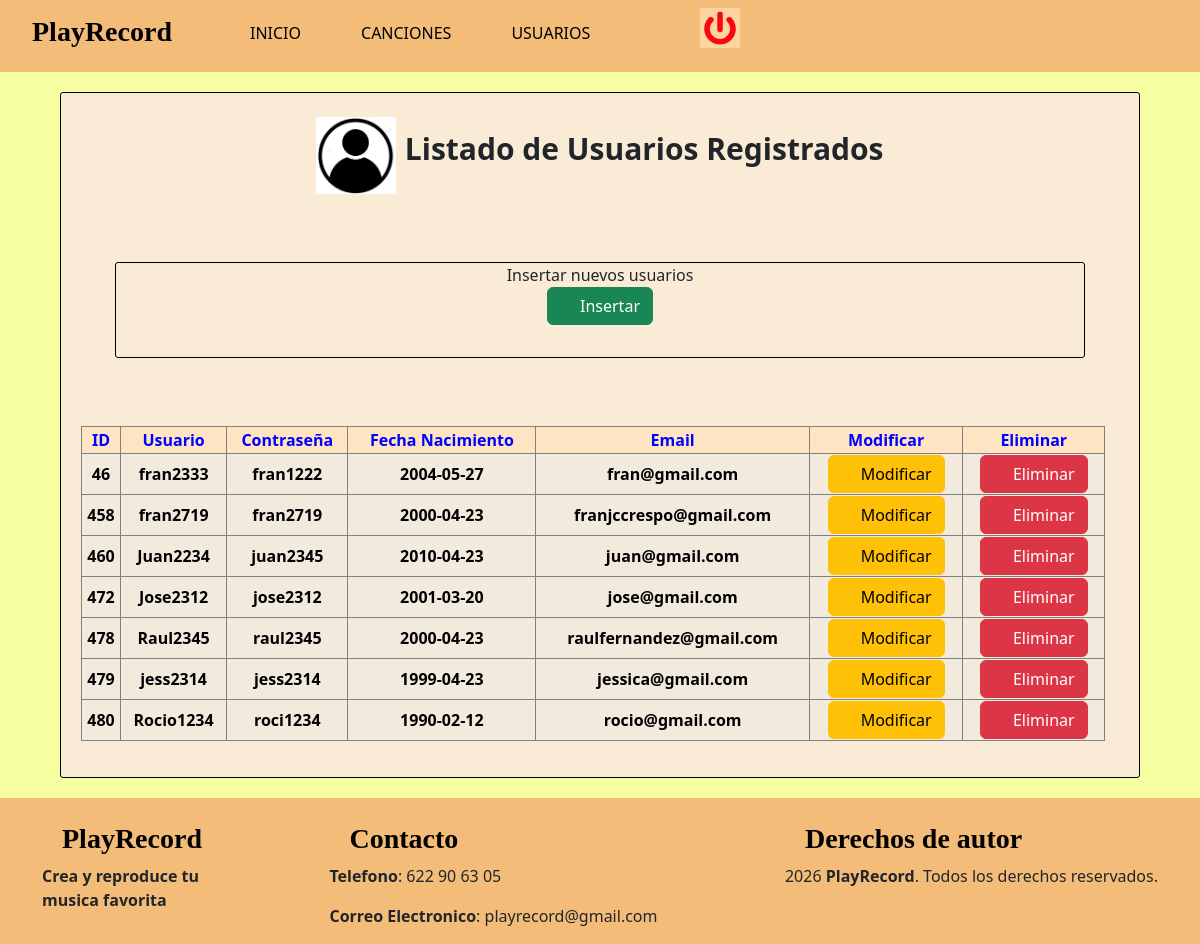
The page /admin/listado_usuarios.php on the database its author committed.
### tables this page shows
CREATE TABLE `usuarios` (
  `id` int NOT NULL,
  `usuario` varchar(10) NOT NULL,
  `contraseña` varchar(100) NOT NULL,
  `fecha_nacimiento` date NOT NULL,
  `email` varchar(50) NOT NULL,
  `tipo` varchar(100) NOT NULL
);

### admin/basededatos.php (called while the page is built, shortened)
<?php
class basededatos
{
  public $conn;
  public function __construct()
  {
    $config = parse_ini_file('configuracion.ini');
    try {
      $opc = array(PDO::MYSQL_ATTR_INIT_COMMAND => "SET NAMES utf8");
      $dsn = 'mysql:host=' . $config['server'] . ';dbname=' . $config['base'];
      $this->conn = new PDO($dsn, $config['user'], $config['pass'], $opc);
      $this->conn->setAttribute(PDO::ATTR_ERRMODE, PDO::ERRMODE_EXCEPTION);
    } catch (Exception $ex) {
      throw $ex;
    }
  }
  public function ejecutaConsulta($sql)
  {
    try {
      $resultado = null;
      if (isset($this->conn)) {
        $resultado = $this->conn->query($sql);
      }
      return $resultado;
    } catch (Exception $ex) {
      throw $ex;
    }
  }
}
?>

### admin/controladores/ControladorUsuario.php (called while the page is built, shortened)
<?php
include './basededatos.php';
class ControladorUsuario
{
    public function listadoUsuarios()
    {
        $basededatos = new basededatos();
        $sql = "SELECT * FROM usuarios";
        $resultado = $basededatos->ejecutaConsulta($sql);
        if ($resultado) {
            $datos = $resultado->FetchAll();
            return $datos;
        }
    }
}
?>

### admin/listado_usuarios.php (the view, shortened to what this page needs)
<!DOCTYPE html>
<html lang="en">
<head>
  <link type="text/css" rel="stylesheet" href="https://cdn.jsdelivr.net/npm/bootstrap@5/dist/css/bootstrap.min.css">
  <link href="./css/estilos.css" rel="stylesheet">
  <link href="./css/diseñoListadoUsuarios.css" rel="stylesheet">
  <?php
  include 'barra.php';
  include './controladores/ControladorUsuario.php';
  ?>
</head>
<body>
  <div id="contenedor">
    <div><br>
      <img src="./img/imagen.jpg" id="imagen1">&nbsp;
      <b id="titulo">Listado de Usuarios Registrados</b>
    </div>
    <br><br>
    <div id="listadoUsuarios">
      <div class="form-group cold-md-3" id="contenedor">Insertar nuevos usuarios
        <a href="./insertar_usuario.php">
          <button type="submit" id="boton" value="insertar" class="btn btn-success">
            <iconify-icon icon="material-symbols-light:save-as-outline" class="d-inline-block align-top"
              id="iconoInsertar">
            </iconify-icon>Insertar</button>
        </a>
      </div>
      <br><br>
      <table id="tablausuarios">
        <thead class="thead-dark">
          <tr>
            <th class="id">ID</th>
            <th class="usuario">Usuario</th>
            <th class="contraseña">Contraseña</th>
            <th class="fecha">Fecha Nacimiento</th>
            <th class="email">Email</th>
            <th class="modificar">Modificar</th>
            <th class="eliminar">Eliminar</th>
          </tr>
        </thead>
        <tbody>
          <?php
          $consultaSelect = new ControladorUsuario();
          $usuarios = $consultaSelect->listadoUsuarios();
          foreach ($usuarios as $usuario) {
            echo "<tr>
                     <th id = 'id'>" . $usuario['id'] . "</th>",
              "<th id = 'usuario'>" . $usuario['usuario'] . "</th>",
              "<th id = 'contraseña'>" . $usuario['contraseña'] . "</th>",
              "<th id = 'fecha'>" . $usuario['fecha_nacimiento'] . "</th>",
              "<th id = 'correo'>" . $usuario['email'] . "</th>",
              "<th id = 'botonModificar'>
                       <a href='modificar_usuario.php?id=" . $usuario['id'] . "' class='btn btn-warning'>
                        <iconify-icon icon='material-symbols:save-as-outline' class='d-inline-block align-top' id = 'iconoModificar'>
                        </iconify-icon>Modificar
                      </a>
                    </th>
                    <th id = 'botonEliminar'>
                       <a href='eliminar_usuario.php?id=" . $usuario['id'] . "' class='btn btn-danger'
                       onclick='return confirm(\"¿Estas seguro de que quieres borrar este usuario?\");'>
                        <iconify-icon icon='bi:trash' class='d-inline-block align-top' id = 'iconoEliminar'>
                        </iconify-icon>Eliminar
                      </a>
                    </th>";
          }
          ?>
        </tbody>
      </table>
    </div>
  </div>
  <?php
  include 'footer.php';
  ?>
</body>
</html>

### admin/css/estilos.css (style rules this page uses)
body { background-color: azure; }
a { text-decoration: none; }
#tablausuarios { width: 95%; border-radius: 3px; margin-left: 20px; }
.id, .usuario, .contraseña, .fecha, .correo, .tipo { color: blue; background-color: bisque; border: 1px solid gray; height: 20px; border-radius: 3px; text-align: center; }
#id, #user, #contra, #fecha, #email, #tipo_usuario { text-align: left; color: black; background-color: rgb(243, 234, 222); border: 1px solid gray; border-radius: 3px; text-align: center; }
#iconoInsertar { width: 20px; height: 20px; }
#imagen1 { width: 80px; }
#titulo { font-size: 30px; }
thead { border-radius: 3px; }
tr { border: 1px solid gray; }
.id, .usuario, .contraseña, .fecha, .correo, .tipo, .modificar { color: blue; background-color: bisque; border: 1px solid gray; height: 20px; border-radius: 3px; text-align: center; }
#id, #usuario, #contraseña, #fecha, #correo, #tipo, #modificar { text-align: left; color: black; }
#botonModificar { color: black; background-color: rgb(243, 234, 222); border: 1px solid gray; border-radius: 3px; text-align: center; }
.id, .usuario, .contraseña, .fecha, .email, .tipo, .eliminar { color: blue; background: bisque; border: 1px solid gray; height: 20px; border-radius: 3px; text-align: center; }
#id, #usuario, #contraseña, #fecha, #correo, #tipo, #eliminar { text-align: left; color: black; color: rgb(220, 53, 69) }
#botonEliminar { color: black; background-color: rgb(243, 234, 222); border: 1px solid gray; border-radius: 3px; text-align: center; }

### admin/css/diseñoListadoUsuarios.css (style rules this page uses)
#contenedor { background-color: antiquewhite; border: 1px solid black; border-radius: 3px; width: 60%; height: 110%; }
#imagen1 { width: 80px; }
#titulo { font-size: 30px; }
tr, .id, .usuario, .contraseña, .fecha, .email, .tipo, .modificar, .eliminar { color: blue; background-color: bisque; border: 1px solid gray; height: 20px; border-radius: 3px; text-align: center; }
#id, #usuario, #contraseña, #fecha, #correo, #tipo { text-align: left; color: black; background-color: rgb(243, 234, 222); border: 1px solid gray; border-radius: 3px; text-align: center; }
#botonModificar, #botonEliminar { color: black; background-color: rgb(243, 234, 222); border: 1px solid gray; border-radius: 3px; text-align: center; }
body { background-color:rgb(245, 255, 162); }
#iconoInsertar, #iconoModificar, #iconoEliminar { width: 20px; height: 20px; }

### admin/listado_usuarios.php (style rules this page uses)
#contenedor { display: flex; flex-direction: column; flex-wrap: nowrap; justify-content: center; text-align: center; background-color: antiquewhite; border: 1px solid black; border-radius: 3px; width: 90%; margin: auto; margin-top: 20px; margin-bottom: 20px; padding-bottom: 3%; }
#imagen1 { width: 80px; }
#titulo { font-size: 30px; }
tr, .id, .usuario, .contraseña, .fecha, .email, .tipo, .modificar, .eliminar { color: blue; background-color: bisque; border: 1px solid gray; height: 20px; border-radius: 3px; text-align: center; }
#id, #usuario, #contraseña, #fecha, #correo, #tipo { text-align: left; color: black; background-color: rgb(243, 234, 222); border: 1px solid gray; border-radius: 3px; text-align: center; }
#botonModificar, #botonEliminar { color: black; background-color: rgb(243, 234, 222); border: 1px solid gray; border-radius: 3px; text-align: center; }
body { background-color: rgb(245, 255, 162); }
#iconoInsertar, #iconoModificar, #iconoEliminar { width: 20px; height: 20px; }

### rows shown on the page
usuarios: id "46", usuario "fran2333", contraseña "fran1222", fecha_nacimiento "2004-05-27", email "fran@gmail.com"
usuarios: id "458", usuario "fran2719", contraseña "fran2719", fecha_nacimiento "2000-04-23", email "franjccrespo@gmail.com"
usuarios: id "460", usuario "Juan2234", contraseña "juan2345", fecha_nacimiento "2010-04-23", email "juan@gmail.com"
usuarios: id "472", usuario "Jose2312", contraseña "jose2312", fecha_nacimiento "2001-03-20", email "jose@gmail.com"
usuarios: id "478", usuario "Raul2345", contraseña "raul2345", fecha_nacimiento "2000-04-23", email "raulfernandez@gmail.com"
usuarios: id "479", usuario "jess2314", contraseña "jess2314", fecha_nacimiento "1999-04-23", email "jessica@gmail.com"
usuarios: id "480", usuario "Rocio1234", contraseña "roci1234", fecha_nacimiento "1990-02-12", email "rocio@gmail.com"
